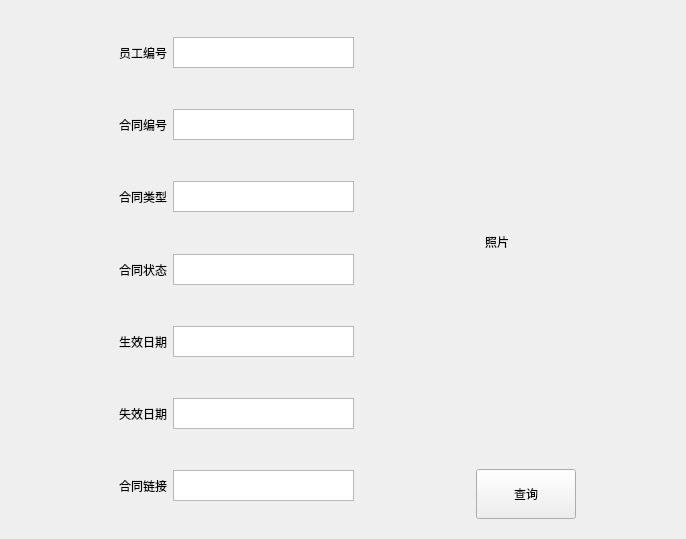
<?xml version="1.0" encoding="UTF-8"?>
<ui version="4.0">
 <class>Mycontract_Info</class>
 <widget class="QWidget" name="Mycontract_Info">
  <property name="geometry">
   <rect>
    <x>0</x>
    <y>0</y>
    <width>686</width>
    <height>539</height>
   </rect>
  </property>
  <property name="windowTitle">
   <string>Form</string>
  </property>
  <layout class="QHBoxLayout" name="horizontalLayout_8">
   <item>
    <spacer name="horizontalSpacer">
     <property name="orientation">
      <enum>Qt::Horizontal</enum>
     </property>
     <property name="sizeHint" stdset="0">
      <size>
       <width>71</width>
       <height>20</height>
      </size>
     </property>
    </spacer>
   </item>
   <item>
    <widget class="QWidget" name="widget_8" native="true">
     <layout class="QVBoxLayout" name="verticalLayout">
      <item>
       <widget class="QWidget" name="widget" native="true">
        <layout class="QHBoxLayout" name="horizontalLayout">
         <item>
          <widget class="QLabel" name="label">
           <property name="sizePolicy">
            <sizepolicy hsizetype="Preferred" vsizetype="Preferred">
             <horstretch>0</horstretch>
             <verstretch>0</verstretch>
            </sizepolicy>
           </property>
           <property name="minimumSize">
            <size>
             <width>0</width>
             <height>0</height>
            </size>
           </property>
           <property name="maximumSize">
            <size>
             <width>69</width>
             <height>31</height>
            </size>
           </property>
           <property name="text">
            <string>员工编号</string>
           </property>
          </widget>
         </item>
         <item>
          <widget class="QTextBrowser" name="textBrowser">
           <property name="sizePolicy">
            <sizepolicy hsizetype="Preferred" vsizetype="Preferred">
             <horstretch>0</horstretch>
             <verstretch>0</verstretch>
            </sizepolicy>
           </property>
           <property name="maximumSize">
            <size>
             <width>181</width>
             <height>31</height>
            </size>
           </property>
          </widget>
         </item>
        </layout>
       </widget>
      </item>
      <item>
       <widget class="QWidget" name="widget_2" native="true">
        <layout class="QHBoxLayout" name="horizontalLayout_2">
         <item>
          <widget class="QLabel" name="label_10">
           <property name="sizePolicy">
            <sizepolicy hsizetype="Preferred" vsizetype="Preferred">
             <horstretch>0</horstretch>
             <verstretch>0</verstretch>
            </sizepolicy>
           </property>
           <property name="text">
            <string>合同编号</string>
           </property>
          </widget>
         </item>
         <item>
          <widget class="QTextBrowser" name="textBrowser_10">
           <property name="sizePolicy">
            <sizepolicy hsizetype="Preferred" vsizetype="Preferred">
             <horstretch>0</horstretch>
             <verstretch>0</verstretch>
            </sizepolicy>
           </property>
           <property name="maximumSize">
            <size>
             <width>181</width>
             <height>31</height>
            </size>
           </property>
          </widget>
         </item>
        </layout>
       </widget>
      </item>
      <item>
       <widget class="QWidget" name="widget_3" native="true">
        <layout class="QHBoxLayout" name="horizontalLayout_3">
         <item>
          <widget class="QLabel" name="label_11">
           <property name="sizePolicy">
            <sizepolicy hsizetype="Preferred" vsizetype="Preferred">
             <horstretch>0</horstretch>
             <verstretch>0</verstretch>
            </sizepolicy>
           </property>
           <property name="text">
            <string>合同类型</string>
           </property>
          </widget>
         </item>
         <item>
          <widget class="QTextBrowser" name="textBrowser_11">
           <property name="sizePolicy">
            <sizepolicy hsizetype="Preferred" vsizetype="Preferred">
             <horstretch>0</horstretch>
             <verstretch>0</verstretch>
            </sizepolicy>
           </property>
           <property name="maximumSize">
            <size>
             <width>181</width>
             <height>31</height>
            </size>
           </property>
          </widget>
         </item>
        </layout>
       </widget>
      </item>
      <item>
       <widget class="QWidget" name="widget_4" native="true">
        <layout class="QHBoxLayout" name="horizontalLayout_4">
         <item>
          <widget class="QLabel" name="label_12">
           <property name="sizePolicy">
            <sizepolicy hsizetype="Preferred" vsizetype="Preferred">
             <horstretch>0</horstretch>
             <verstretch>0</verstretch>
            </sizepolicy>
           </property>
           <property name="maximumSize">
            <size>
             <width>69</width>
             <height>31</height>
            </size>
           </property>
           <property name="text">
            <string>合同状态</string>
           </property>
          </widget>
         </item>
         <item>
          <widget class="QTextBrowser" name="textBrowser_12">
           <property name="sizePolicy">
            <sizepolicy hsizetype="Preferred" vsizetype="Preferred">
             <horstretch>0</horstretch>
             <verstretch>0</verstretch>
            </sizepolicy>
           </property>
           <property name="maximumSize">
            <size>
             <width>181</width>
             <height>31</height>
            </size>
           </property>
          </widget>
         </item>
        </layout>
       </widget>
      </item>
      <item>
       <widget class="QWidget" name="widget_5" native="true">
        <layout class="QHBoxLayout" name="horizontalLayout_5">
         <item>
          <widget class="QLabel" name="label_13">
           <property name="sizePolicy">
            <sizepolicy hsizetype="Preferred" vsizetype="Preferred">
             <horstretch>0</horstretch>
             <verstretch>0</verstretch>
            </sizepolicy>
           </property>
           <property name="maximumSize">
            <size>
             <width>69</width>
             <height>31</height>
            </size>
           </property>
           <property name="text">
            <string>生效日期</string>
           </property>
          </widget>
         </item>
         <item>
          <widget class="QTextBrowser" name="textBrowser_13">
           <property name="sizePolicy">
            <sizepolicy hsizetype="Preferred" vsizetype="Preferred">
             <horstretch>0</horstretch>
             <verstretch>0</verstretch>
            </sizepolicy>
           </property>
           <property name="maximumSize">
            <size>
             <width>181</width>
             <height>31</height>
            </size>
           </property>
          </widget>
         </item>
        </layout>
       </widget>
      </item>
      <item>
       <widget class="QWidget" name="widget_6" native="true">
        <layout class="QHBoxLayout" name="horizontalLayout_6">
         <item>
          <widget class="QLabel" name="label_14">
           <property name="sizePolicy">
            <sizepolicy hsizetype="Preferred" vsizetype="Preferred">
             <horstretch>0</horstretch>
             <verstretch>0</verstretch>
            </sizepolicy>
           </property>
           <property name="text">
            <string>失效日期</string>
           </property>
          </widget>
         </item>
         <item>
          <widget class="QTextBrowser" name="textBrowser_14">
           <property name="sizePolicy">
            <sizepolicy hsizetype="Preferred" vsizetype="Preferred">
             <horstretch>0</horstretch>
             <verstretch>0</verstretch>
            </sizepolicy>
           </property>
           <property name="maximumSize">
            <size>
             <width>181</width>
             <height>31</height>
            </size>
           </property>
          </widget>
         </item>
        </layout>
       </widget>
      </item>
      <item>
       <widget class="QWidget" name="widget_7" native="true">
        <layout class="QHBoxLayout" name="horizontalLayout_7">
         <item>
          <widget class="QLabel" name="label_15">
           <property name="sizePolicy">
            <sizepolicy hsizetype="Preferred" vsizetype="Preferred">
             <horstretch>0</horstretch>
             <verstretch>0</verstretch>
            </sizepolicy>
           </property>
           <property name="text">
            <string>合同链接</string>
           </property>
          </widget>
         </item>
         <item>
          <widget class="QTextBrowser" name="textBrowser_15">
           <property name="sizePolicy">
            <sizepolicy hsizetype="Preferred" vsizetype="Preferred">
             <horstretch>0</horstretch>
             <verstretch>0</verstretch>
            </sizepolicy>
           </property>
           <property name="maximumSize">
            <size>
             <width>181</width>
             <height>31</height>
            </size>
           </property>
          </widget>
         </item>
        </layout>
       </widget>
      </item>
     </layout>
    </widget>
   </item>
   <item>
    <spacer name="horizontalSpacer_2">
     <property name="orientation">
      <enum>Qt::Horizontal</enum>
     </property>
     <property name="sizeHint" stdset="0">
      <size>
       <width>71</width>
       <height>20</height>
      </size>
     </property>
    </spacer>
   </item>
   <item>
    <widget class="QWidget" name="widget_9" native="true">
     <layout class="QVBoxLayout" name="verticalLayout_2">
      <item>
       <spacer name="verticalSpacer">
        <property name="orientation">
         <enum>Qt::Vertical</enum>
        </property>
        <property name="sizeHint" stdset="0">
         <size>
          <width>20</width>
          <height>109</height>
         </size>
        </property>
       </spacer>
      </item>
      <item>
       <widget class="QWidget" name="widget_10" native="true">
        <property name="minimumSize">
         <size>
          <width>100</width>
          <height>200</height>
         </size>
        </property>
        <layout class="QVBoxLayout" name="verticalLayout_3">
         <item>
          <widget class="QLabel" name="label_2">
           <property name="text">
            <string>照片</string>
           </property>
          </widget>
         </item>
        </layout>
       </widget>
      </item>
      <item>
       <spacer name="verticalSpacer_2">
        <property name="orientation">
         <enum>Qt::Vertical</enum>
        </property>
        <property name="sizeHint" stdset="0">
         <size>
          <width>20</width>
          <height>109</height>
         </size>
        </property>
       </spacer>
      </item>
      <item>
       <widget class="QPushButton" name="testpush">
        <property name="minimumSize">
         <size>
          <width>69</width>
          <height>50</height>
         </size>
        </property>
        <property name="styleSheet">
         <string notr="true">#dplmtChange {
    font: 25 10pt '微软雅黑 Light';
    color: rgb(255,255,255);
	padding-left:20px;
	padding-right:20px;
    background-color: #2F80ED;
    border: 2px solid #2F80ED;
    border-radius: 10px;
}

#dplmtChange:hover {
 	border: 2px solid #1652AB;
    background-color: #1652AB;
}

#dplmtChange:pressed {
	 border: 2px solid #FFFFFF;
    background-color: #1652AB;
}</string>
        </property>
        <property name="text">
         <string>查询</string>
        </property>
       </widget>
      </item>
     </layout>
    </widget>
   </item>
   <item>
    <spacer name="horizontalSpacer_3">
     <property name="orientation">
      <enum>Qt::Horizontal</enum>
     </property>
     <property name="sizeHint" stdset="0">
      <size>
       <width>71</width>
       <height>20</height>
      </size>
     </property>
    </spacer>
   </item>
  </layout>
 </widget>
 <resources/>
 <connections/>
</ui>
